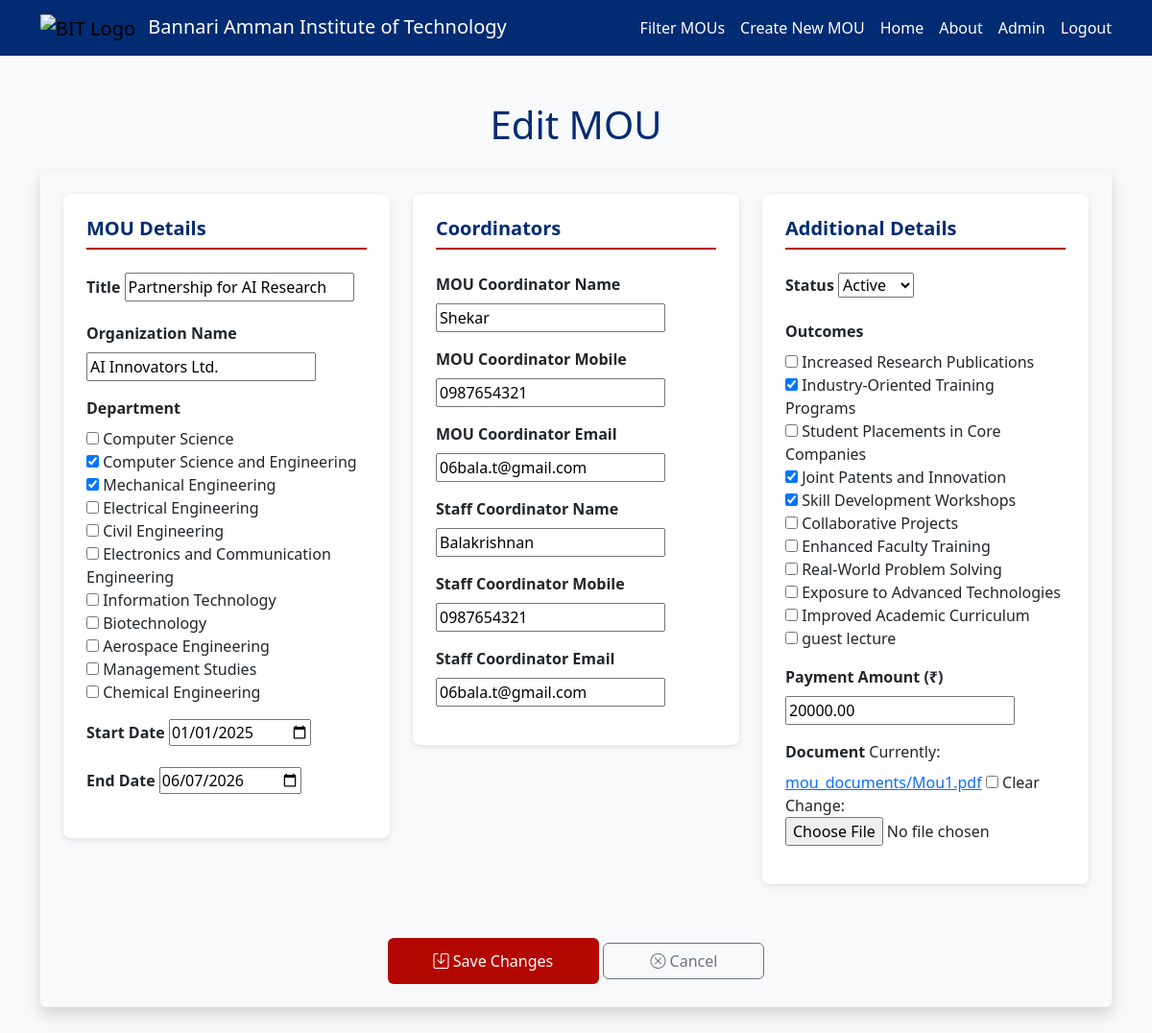
Screenshot of /edit/1/ (signed in) with the database file from the repository.
### mou/models.py (models this page shows, shortened)
class MOU(models.Model):
    title = models.CharField(max_length=255)
    organization_name = models.CharField(max_length=255, blank=True, null=True)
    department_choices = [
        ('cse', 'Computer Science and Engineering'),
        ('it', 'Information Technology'),
        ('ece', 'Electronics and Communication Engineering'),
        ('mech', 'Mechanical Engineering'),
        ('civil', 'Civil Engineering'),
    ]
    department = models.ManyToManyField('Department', related_name='mous')
    start_date = models.DateField()
    end_date = models.DateField()
    document = models.FileField(upload_to='mou_documents/', blank=True, null=True)
    status_choices = [
        ('draft', 'Draft'),
        ('active', 'Active'),
        ('expired', 'Expired'),
    ]
    status = models.CharField(max_length=20, choices=status_choices, default='draft')
    mou_coordinator_name = models.CharField(max_length=100, blank=True, null=True)
    mou_coordinator_mobile = models.CharField(max_length=15, blank=True, null=True)
    mou_coordinator_email = models.EmailField(blank=True, null=True)
    staff_coordinator_name = models.CharField(max_length=100, blank=True, null=True)
    staff_coordinator_mobile = models.CharField(max_length=15, blank=True, null=True)
    staff_coordinator_email = models.EmailField(blank=True, null=True)
    outcome_choices = [
        ('placement', 'Placement'),
        ('iv', 'Industrial Visit'),
        ('workshop', 'Workshop'),
        ('research', 'Research Collaboration'),
        ('internship', 'Internship'),
    ]
    outcome = models.ManyToManyField(Outcome, related_name='mous')
    payment_paid = models.DecimalField(max_digits=10, decimal_places=2, default=0.00)

### mou/views.py (the view)
# urls.py: path('edit/<int:mou_id>/', views.edit_mou, name='edit_mou'),
@login_required
def edit_mou(request, mou_id):
    mou = get_object_or_404(MOU, id=mou_id)
    if request.method == 'POST':
        form = MOUForm(request.POST, request.FILES, instance=mou)
        if form.is_valid():
            form.save()
            return redirect('mou_list')
    else:
        form = MOUForm(instance=mou)
    return render(request, 'mou/edit_mou.html', {'form': form, 'mou': mou})

### mou/models.py (called while the page is built)
    def __str__(self):
        return self.name

    def __str__(self):
        return self.name

### mou/templates/mou/edit_mou.html (shortened to what this page needs)
<!DOCTYPE html>
<html lang="en">
<head>
    <link href="https://cdn.jsdelivr.net/npm/bootstrap@5.3.0/dist/css/bootstrap.min.css" rel="stylesheet">
</head>
<body>
    {% include 'mou/_navbar.html' %}
    <div class="container py-5">
        <h1 class="text-center mb-4" style="color: #012B72;">Edit MOU</h1>
        <form method="post" enctype="multipart/form-data" class="bg-light p-4 rounded shadow">
            <div class="row g-4">
                <div class="col-lg-4">
                    <div class="form-section">
                        <h5>MOU Details</h5>
                        <div class="mb-3">
                            <label class="form-label fw-bold">Title</label>
                            {{ form.title }}
                        </div>
                        <div class="mb-3">
                            <label class="form-label fw-bold">Organization Name</label>
                            {{ form.organization_name }}
                        </div>
                        <div class="mb-3">
                            <label class="form-label fw-bold">Department</label>
                            {{ form.department }}
                        </div>
                        <div class="mb-3">
                            <label class="form-label fw-bold">Start Date</label>
                            {{ form.start_date }}
                        </div>
                        <div class="mb-3">
                            <label class="form-label fw-bold">End Date</label>
                            {{ form.end_date }}
                        </div>
                    </div>
                </div>
                <div class="col-lg-4">
                    <div class="form-section">
                        <h5>Coordinators</h5>
                        <div class="mb-3">
                            <label class="form-label fw-bold">MOU Coordinator Name</label>
                            {{ form.mou_coordinator_name }}
                        </div>
                        <div class="mb-3">
                            <label class="form-label fw-bold">MOU Coordinator Mobile</label>
                            {{ form.mou_coordinator_mobile }}
                        </div>
                        <div class="mb-3">
                            <label class="form-label fw-bold">MOU Coordinator Email</label>
                            {{ form.mou_coordinator_email }}
                        </div>
                        <div class="mb-3">
                            <label class="form-label fw-bold">Staff Coordinator Name</label>
                            {{ form.staff_coordinator_name }}
                        </div>
                        <div class="mb-3">
                            <label class="form-label fw-bold">Staff Coordinator Mobile</label>
                            {{ form.staff_coordinator_mobile }}
                        </div>
                        <div class="mb-3">
                            <label class="form-label fw-bold">Staff Coordinator Email</label>
                            {{ form.staff_coordinator_email }}
                        </div>
                    </div>
                </div>
                <div class="col-lg-4">
                    <div class="form-section">
                        <h5>Additional Details</h5>
                        <div class="mb-3">
                            <label class="form-label fw-bold">Status</label>
                            {{ form.status }}
                        </div>
                        <div class="mb-3">
                            <label class="form-label fw-bold">Outcomes</label>
                            {{ form.outcome }}
                        </div>
                        <div class="mb-3">
                            <label class="form-label fw-bold">Payment Amount (₹)</label>
                            {{ form.payment_paid }}
                        </div>
                        <div class="mb-3">
                            <label class="form-label fw-bold">Document</label>
                            {{ form.document }}
                        </div>
                    </div>
                </div>
            </div>
            <div class="text-center mt-4">
                <button type="submit" class="btn btn-bit-primary px-5">
                    <i class="bi bi-save"></i> Save Changes
                </button>
                <a href="{% url 'mou_list' %}" class="btn btn-outline-secondary px-5">
                    <i class="bi bi-x-circle"></i> Cancel
                </a>
            </div>
        </form>
    </div>
    <link rel="stylesheet" href="https://cdn.jsdelivr.net/npm/bootstrap-icons@1.10.3/font/bootstrap-icons.css">
</body>
</html>

### mou/templates/mou/edit_mou.html (style rules this page uses)
body { font-family: 'Segoe UI', Tahoma, Geneva, Verdana, sans-serif; background-color: #f8f9fa; }
.form-section { background: white; padding: 1.5rem; border-radius: 8px; box-shadow: 0 2px 6px rgba(0,0,0,0.1); margin-bottom: 2rem; }
.form-section h5 { color: #012B72; border-bottom: 2px solid #B30802; padding-bottom: 0.5rem; margin-bottom: 1.5rem; font-weight: 600; }
.btn-bit-primary { background-color: #B30802; color: white; border: none; padding: 0.75rem 2rem; }

### rows the page displays
MOU: title "Partnership for AI Research", organization_name "AI Innovators Ltd.", start_date "01/01/2025", end_date "06/07/2026", mou_coordinator_name "Shekar", mou_coordinator_mobile "0987654321", mou_coordinator_email "06bala.t@gmail.com", staff_coordinator_name "Balakrishnan", staff_coordinator_mobile "0987654321", staff_coordinator_email "06bala.t@gmail.com", status "Active", payment_paid "20000.00"
